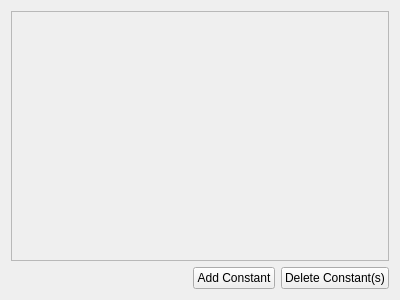
<?xml version="1.0" encoding="UTF-8"?>
<ui version="4.0">
 <class>ConstantTabContent</class>
 <widget class="QWidget" name="ConstantTabContent">
  <property name="geometry">
   <rect>
    <x>0</x>
    <y>0</y>
    <width>400</width>
    <height>300</height>
   </rect>
  </property>
  <property name="windowTitle">
   <string>Form</string>
  </property>
  <layout class="QVBoxLayout" name="verticalLayout">
   <item>
    <widget class="QScrollArea" name="scrollArea">
     <property name="widgetResizable">
      <bool>true</bool>
     </property>
     <widget class="GUI::L_System::ConstantsWidget" name="scrollAreaWidgetContents">
      <property name="geometry">
       <rect>
        <x>0</x>
        <y>0</y>
        <width>380</width>
        <height>248</height>
       </rect>
      </property>
     </widget>
    </widget>
   </item>
   <item>
    <layout class="QHBoxLayout" name="horizontalLayout">
     <item>
      <spacer name="horizontalSpacer">
       <property name="orientation">
        <enum>Qt::Horizontal</enum>
       </property>
       <property name="sizeHint" stdset="0">
        <size>
         <width>40</width>
         <height>20</height>
        </size>
       </property>
      </spacer>
     </item>
     <item>
      <widget class="QPushButton" name="addConstantButton">
       <property name="text">
        <string>Add Constant</string>
       </property>
      </widget>
     </item>
     <item>
      <widget class="QPushButton" name="deleteConstantButton">
       <property name="text">
        <string>Delete Constant(s)</string>
       </property>
      </widget>
     </item>
    </layout>
   </item>
  </layout>
 </widget>
 <customwidgets>
  <customwidget>
   <class>GUI::L_System::ConstantsWidget</class>
   <extends>QWidget</extends>
   <header>GUI/L_System/Constants/ConstantsWidget.h</header>
   <container>1</container>
  </customwidget>
 </customwidgets>
 <resources/>
 <connections/>
</ui>
